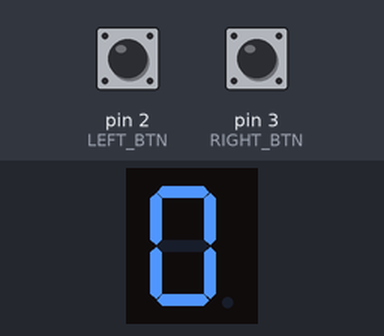
Bench run of a sketch on a simulated Arduino Uno, built with avr-gcc and run on an emulated ATmega328P. On the bench: 1-digit seven-segment display. Wiring (inferred from the names in the program): 1-digit 7-segment display, segments lit when HIGH: segments pin 11, pin 10, pin 9, pin 8, pin 7, pin 6, pin 5. Inputs (shaded band) come from the test bench; at power-on: pin 3 (RIGHT_BTN) LOW, pin 2 (LEFT_BTN) LOW. The segment pins are drawn as the display they are named for.

Above: at 1.2 s.
1.3 s: pin 3 (RIGHT_BTN) pulled HIGH for 1 s
At 1.35 s:
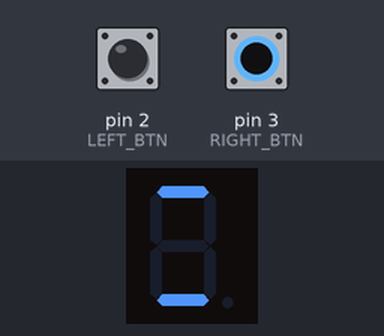
3.8 s: pin 2 (LEFT_BTN) pulled HIGH for 0.15 s
At 5.1 s:
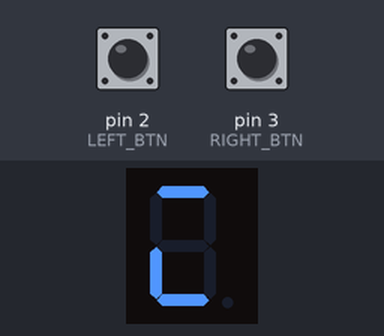
5.4 s: pin 2 (LEFT_BTN) pulled HIGH for 1 s
At 5.45 s:
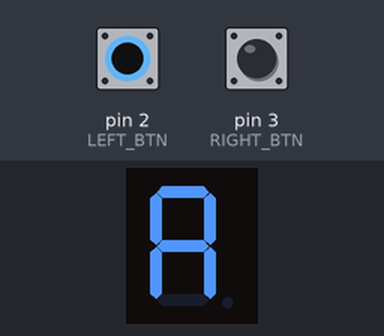
Timing chart, 0 to 8.4 s (numbered marks = the images above; inputs shaded):
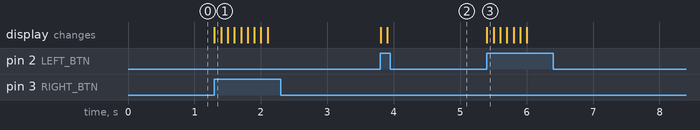

The sketch:

sketch_may08b.ino
```cpp
#define N_ELEMS(x)  (sizeof(x) / sizeof((x)[0]))

const int LEFT_BTN = 2;
const int RIGHT_BTN = 3;

int leftBtnVal = 0;
int rightBtnVal = 0;

int currentNumber = 0;

int leds[7] = {5, 6, 7, 8, 9, 10, 11};

byte numbers[10] = {
  B01111110, // 0
  B00010010, // 1
  B10111100, // 2
  B10111010, // 3
  B11010010, // 4
  B11101010, // 5
  B11101110, // 6
  B00110010, // 7
  B11111110, // 8
  B11111010  // 9
};

void setup() {
  pinMode(LEFT_BTN, INPUT);
  pinMode(RIGHT_BTN, INPUT);

  for (int i = 0; i < N_ELEMS(leds); i++) {
    pinMode(leds[i], OUTPUT);
  }
}

int debounce(int last, int ident) {
  int current = digitalRead(ident);
  if (current != last) {
    delay(5);
    current = digitalRead(ident);
  }
  return current;
}

void drawNumber(int number) {
  for (int i = 0; i < N_ELEMS(leds); i++) {
    if (bitRead(numbers[number], N_ELEMS(leds) - i) == HIGH) {
      digitalWrite(leds[i], HIGH);
    } else {
      digitalWrite(leds[i], LOW);
    }
  }
}

void loop() {

//  for (int i = 0; i < N_ELEMS(leds); i++) {
//    digitalWrite(leds[i], HIGH);
//    delay(1000);
//    digitalWrite(leds[i], LOW);
//  }

//  int leftBtnValRead = debounce(leftBtnVal, LEFT_BTN);
//  int rightBtnValRead = debounce(rightBtnVal, RIGHT_BTN);

  int leftBtnValRead = digitalRead(LEFT_BTN);
  int rightBtnValRead = digitalRead(RIGHT_BTN);

  if (leftBtnValRead == HIGH && currentNumber - 1 >= 0) {
    currentNumber--;
    leftBtnVal = leftBtnValRead;
  }
  if (rightBtnValRead == HIGH && currentNumber + 1 < N_ELEMS(numbers)) {
    currentNumber++;
    rightBtnVal = rightBtnValRead;
  }

  drawNumber(currentNumber);

  delay(100);
}
```

Measured:
- after the input at 1.3 s, the display: changes at once (image 1)
- after the input at 3.8 s, the display: first changes at once (image 2 shows a later state)
- after the input at 5.4 s, the display: changes at once (image 3)
